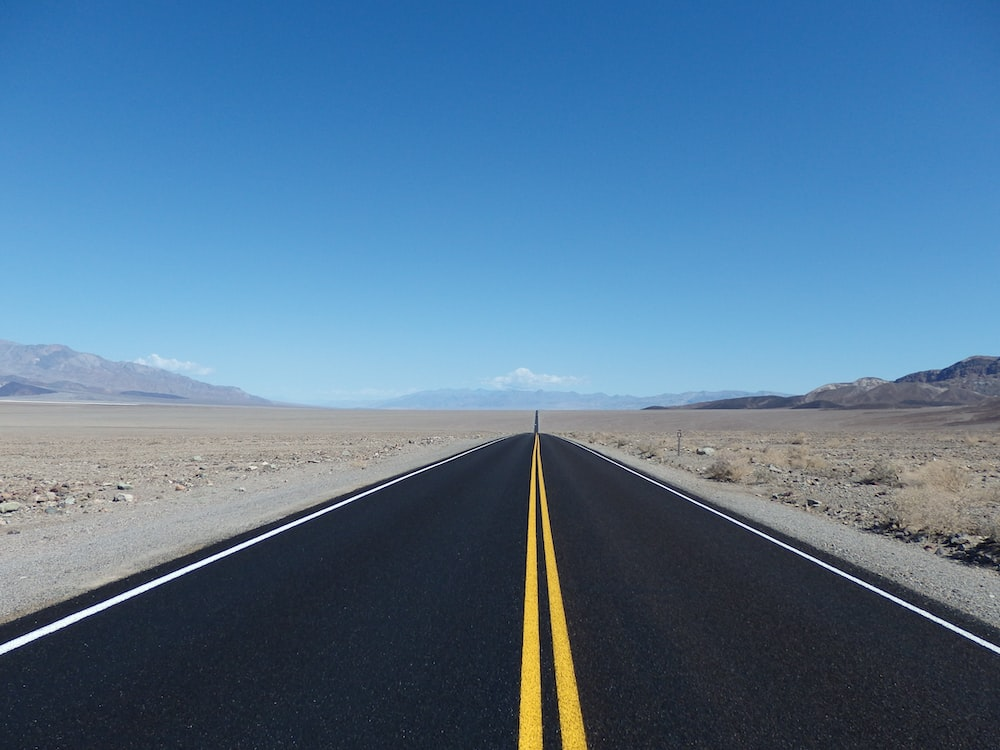
#> input picture 497 Deep Learning & Computer Vision/Source Files/road4.jpg, 1000 x 750 px
$ python 'Lab 8.py'
#> lines starting #> are read from the running program, lines starting #| are printed output that depends on the picture; after the words box and inside, x2 and y2 are one past the last pixel; in counts of white or black regions, pixels touching at a corner belong together; long printed decimals are rounded
# Andrew Kozempel
# CMPSC 497
# Lab 8

import numpy as np
import cv2 as cv
from matplotlib import pyplot as plt


def canny(image):
    # convert to grayscale
    gray = cv.cvtColor(image, cv.COLOR_RGB2GRAY)
    # apply gaussian blur
    blur = cv.GaussianBlur(gray, (5,5), 0)
    # canny edge detection
    canny = cv.Canny(blur, 50, 150)

    # return binary/edge image
    return canny

def display_lines(image, lines):
    # make a copy of image
    line_image = np.copy(image)

    # if there are lines
    if lines is not None:
        for line in lines:

            # start and end coords of line
            x1, y1, x2, y2 = line.reshape(4)
            # draw line on image
            cv.line(line_image, (x1, y1), (x2, y2), (0, 0, 255), 10)
            # calculate and print line angle
            angle = np.arctan2(y2 - y1, x2 - x1) * 180.0 / np.pi
            print(f"Angle of line: {angle}")

    # return original image with drawn lines
    return line_image

def region_of_interest(image):
    # get dimensions of image
    height, width = image.shape[0], image.shape[1]
    # triangle region of interest
    polygons = np.array([[(4*width//10, height), (width, height), (width//2, 250)]])
    # create mask with image dimensions
    mask = np.zeros_like(image)
    # fill ROI with white
    cv.fillPoly(mask, polygons, 255)
    # bitwiseAND image and mask
    masked_image = cv.bitwise_and(image, mask)

    return masked_image

# read first image and process
image = cv.imread('road4.jpg')
#> image is the input picture: shape (750, 1000, 3); mean B, G, R 147.7, 117.9, 83.4
lane_image = np.copy(image)
canny1 = canny(lane_image)
#> in canny, `canny = cv.Canny(blur, 50, 150)`:
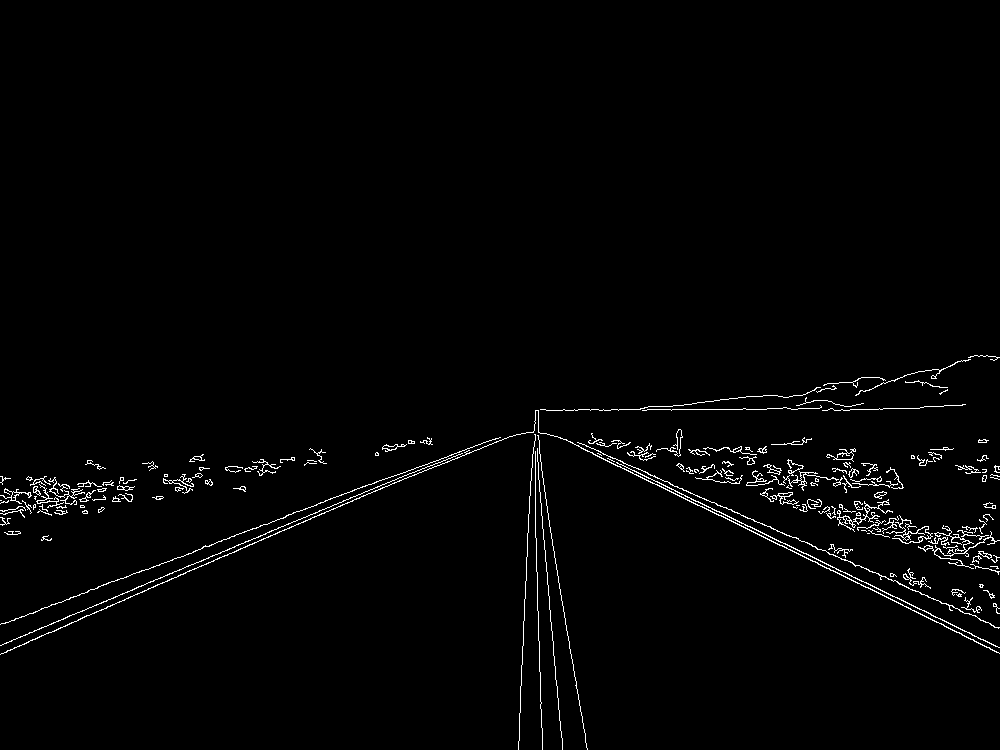
#> canny: shape (750, 1000); 1.6% white in thin lines or dots, all inside (x1, y1, x2, y2) = (0, 355, 1000, 750)
cropped_image = region_of_interest(canny1)
#> in region_of_interest, `cv.fillPoly(mask, polygons, 255)`: mask: shape (750, 1000); 20% white; 1 white region, box (x1, y1, x2, y2) and area: (400, 250, 1000, 750) 150250
#> in region_of_interest, `masked_image = cv.bitwise_and(image, mask)`: masked_image: shape (750, 1000); 0.4% white in thin lines or dots, all inside (x1, y1, x2, y2) = (459, 406, 811, 750)

# use houghline to detect lines and display
lines = cv.HoughLinesP(cropped_image, 2, np.pi/180, 100, np.array([]), minLineLength=180, maxLineGap=4)
#> lines = [[557, 436, 809, 559], [608, 458, 803, 553], [577, 442, 784, 534]]
print("\nImage 1 line angles:")
line_image = display_lines(lane_image, lines)
#> the loop in display_lines, `for line in lines:` made 3 passes
#> (x1, y1, x2, y2, angle) on passes 1 to 3: (557, 436, 809, 559, 26.02), (608, 458, 803, 553, 25.97), (577, 442, 784, 534, 23.96)
#| Angle of line: 26.017
#| Angle of line: 25.974
#| Angle of line: 23.962
#> after the loop in display_lines, `for line in lines:`:
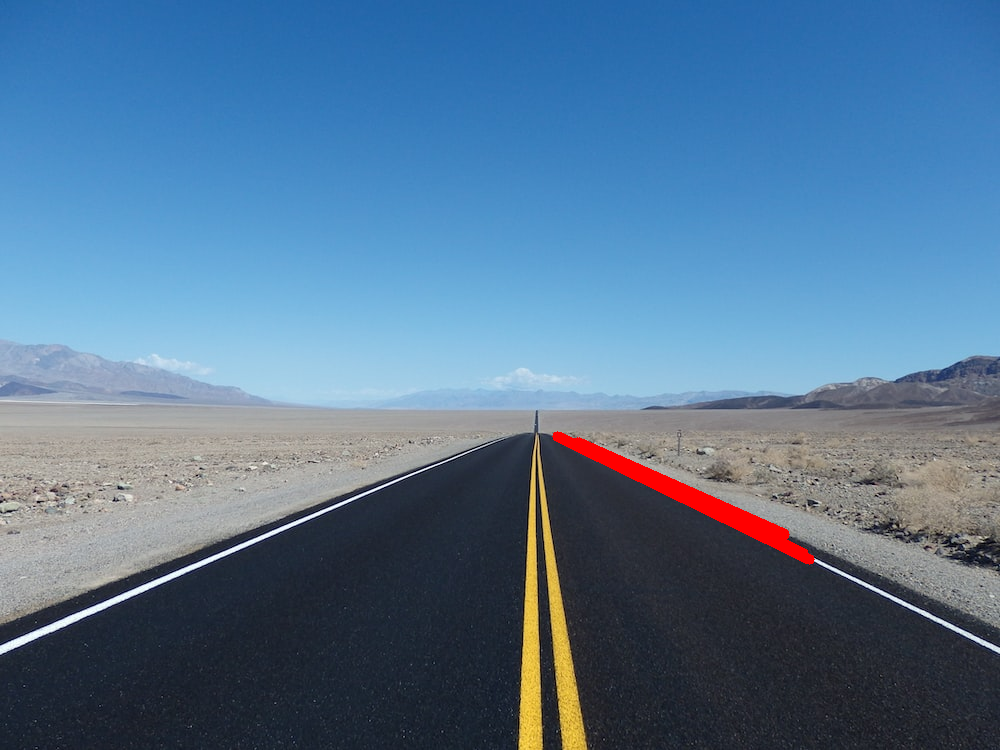
#> line_image: shape (750, 1000, 3); 0.66% of pixels changed, all inside (x1, y1, x2, y2) = (552, 431, 815, 565)
cv.imshow("results", line_image)

# read first image and process
image2 = cv.imread('road7.jpeg')
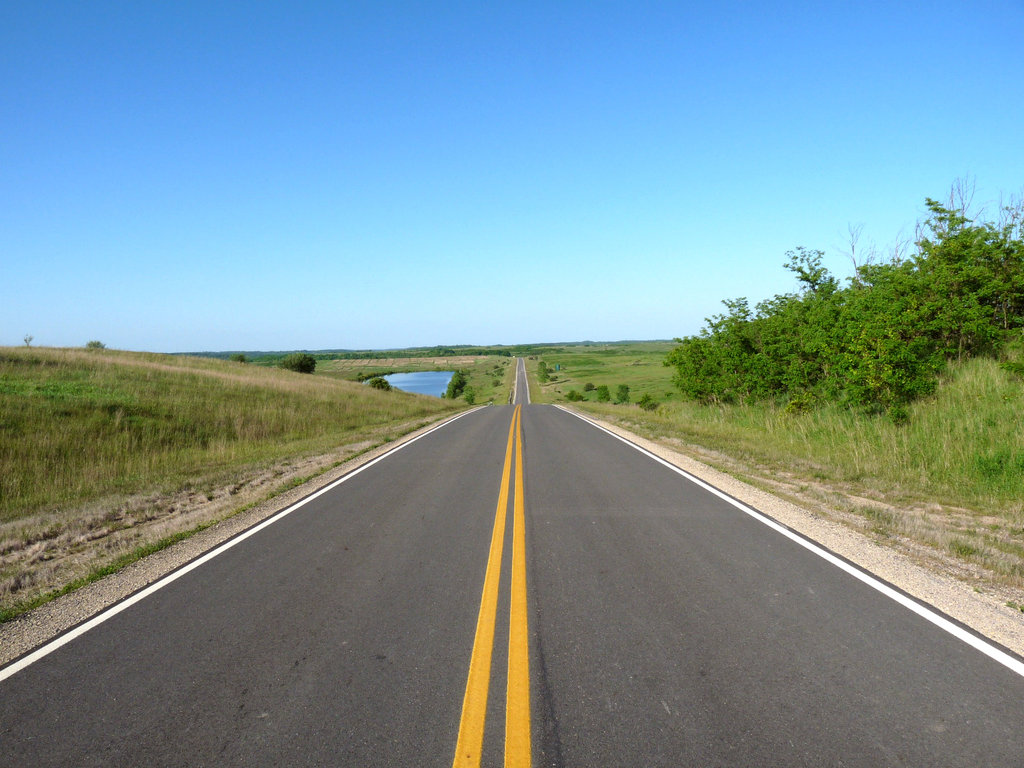
#> input picture 497 Deep Learning & Computer Vision/Source Files/road7.jpeg, 1024 x 768 px
#> image2 is the input picture: shape (768, 1024, 3); mean B, G, R 154.4, 148.3, 121.2
lane_image2 = np.copy(image2)
canny2 = canny(lane_image2)
#> in canny (call 2), `gray = cv.cvtColor(image, cv.COLOR_RGB2GRAY)`:
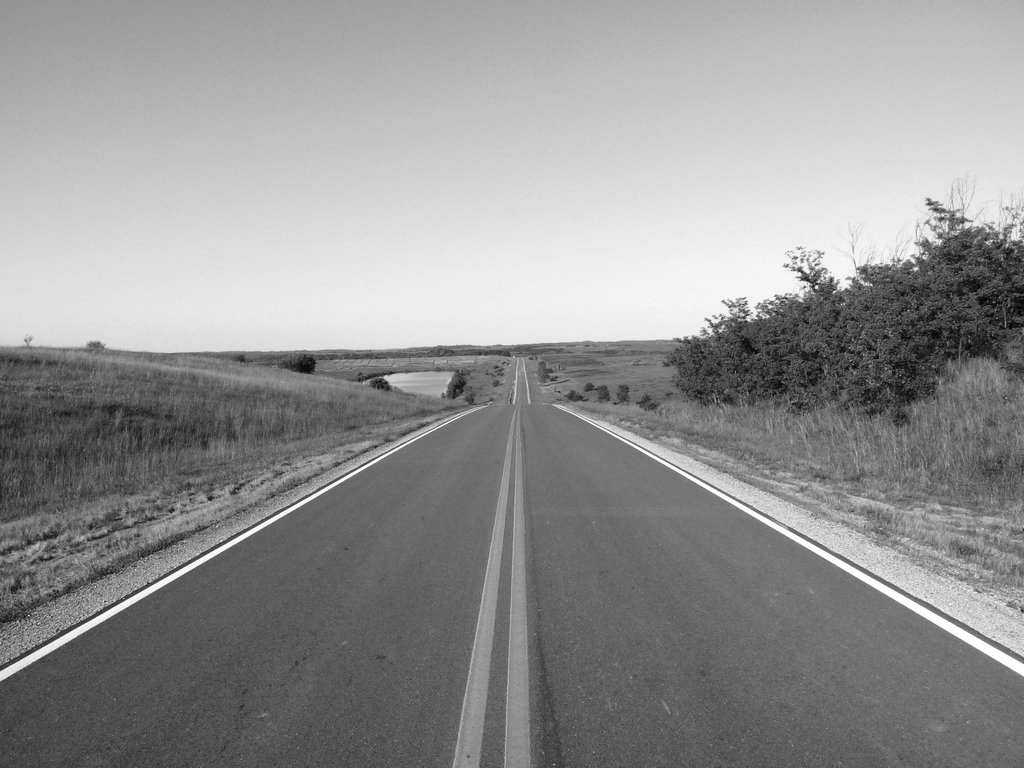
#> gray: shape (768, 1024); min 0, max 255, mean 147.1
#> in canny (call 2), `canny = cv.Canny(blur, 50, 150)`: canny: shape (768, 1024); 3.2% white in thin lines or dots, all inside (x1, y1, x2, y2) = (0, 185, 1024, 768)
cropped_image2 = region_of_interest(canny2)
#> in region_of_interest (call 2), `cv.fillPoly(mask, polygons, 255)`: mask: shape (768, 1024); 20.3% white; 1 white region, box (x1, y1, x2, y2) and area: (409, 250, 1024, 768) 159799
#> in region_of_interest (call 2), `masked_image = cv.bitwise_and(image, mask)`: masked_image: shape (768, 1024); 0.42% white in thin lines or dots, all inside (x1, y1, x2, y2) = (452, 340, 809, 768)

# use houghline to detect lines and display
lines2 = cv.HoughLinesP(cropped_image2, 2, np.pi/180, 100, np.array([]), minLineLength=180, maxLineGap=4)
#> lines2 = [[609, 433, 805, 546], [458, 728, 505, 457]]
print("\nImage 2 line angles:")
line_image2 = display_lines(lane_image2, lines2)
#> the loop in display_lines (call 2), `for line in lines:` made 2 passes
#> (x1, y1, x2, y2, angle) on passes 1 to 2: (609, 433, 805, 546, 29.96), (458, 728, 505, 457, -80.16)
#| Angle of line: 29.965
#| Angle of line: -80.161
#> after the loop in display_lines (call 2), `for line in lines:`:
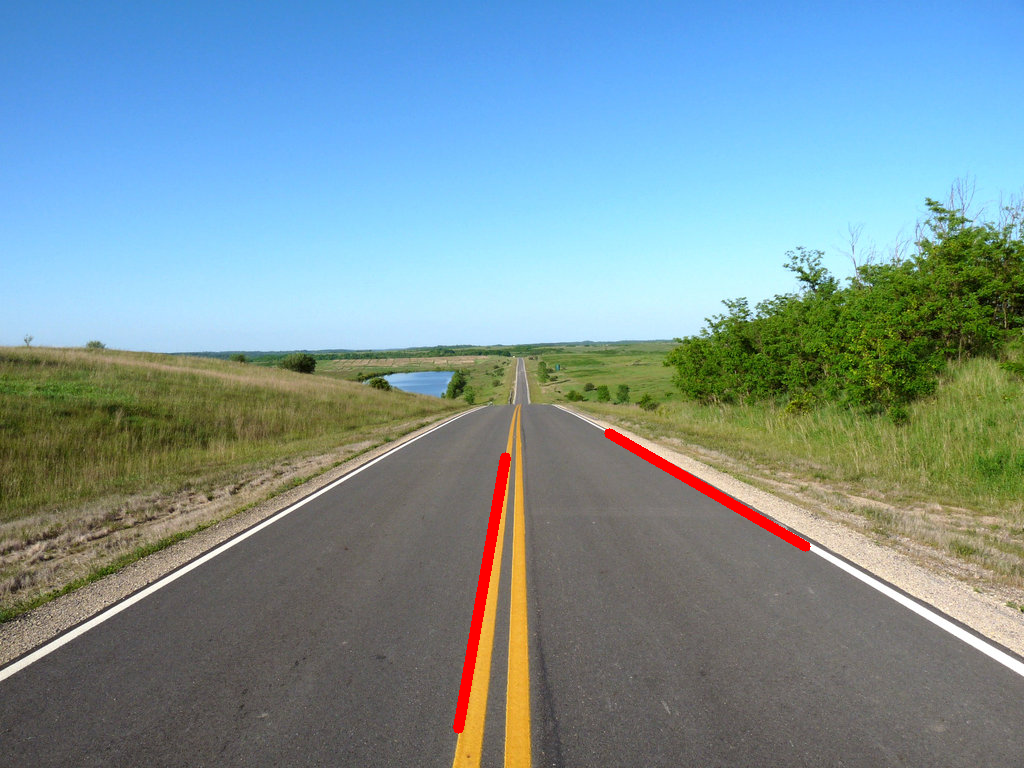
#> line_image: shape (768, 1024, 3); 0.71% of pixels changed, all inside (x1, y1, x2, y2) = (453, 428, 811, 734)
cv.imshow("results 2", line_image2)


cv.waitKey(0)
cv.destroyAllWindows()
